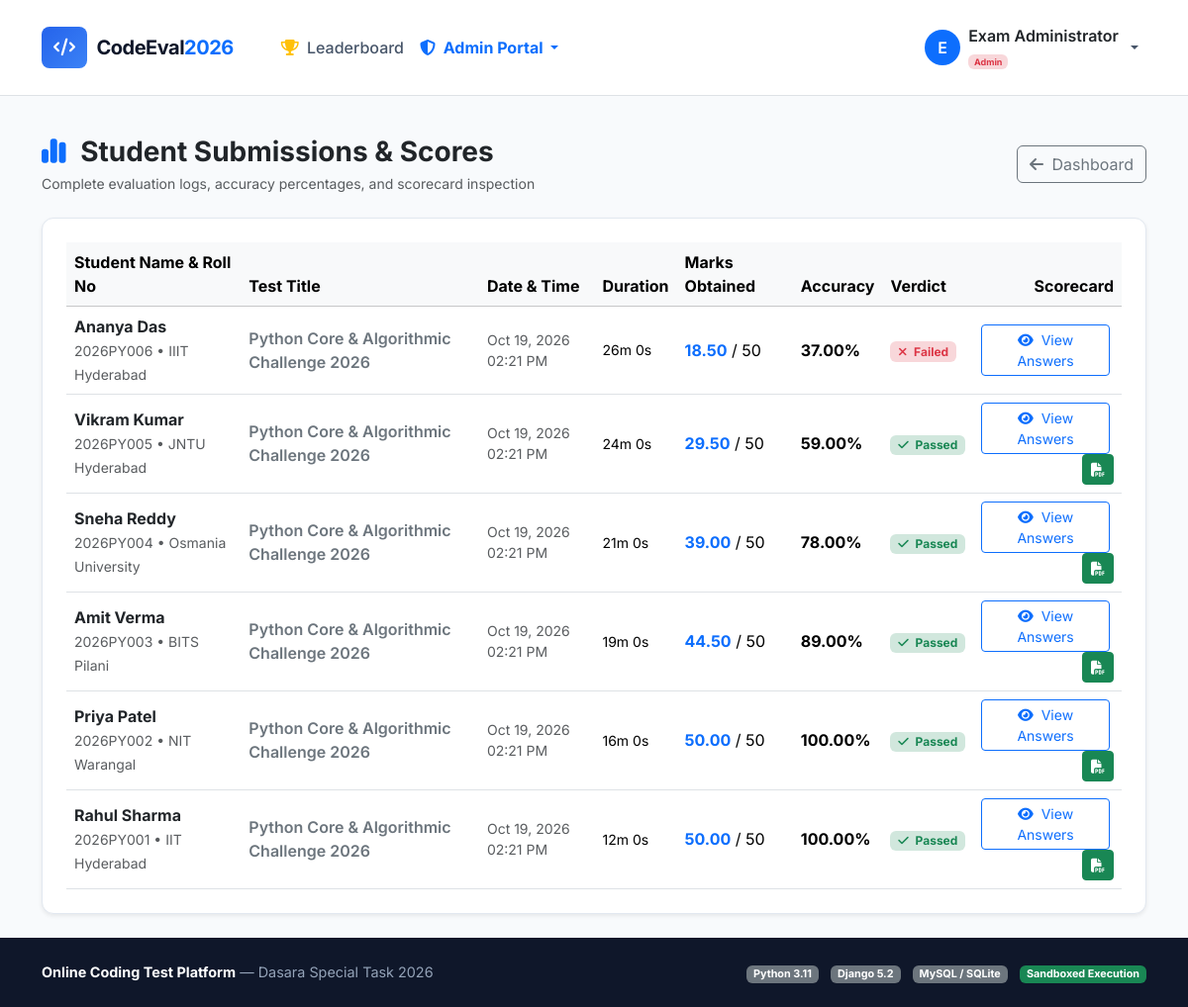
Before: /admin-portal/attempts/ (signed in) with the older database file.
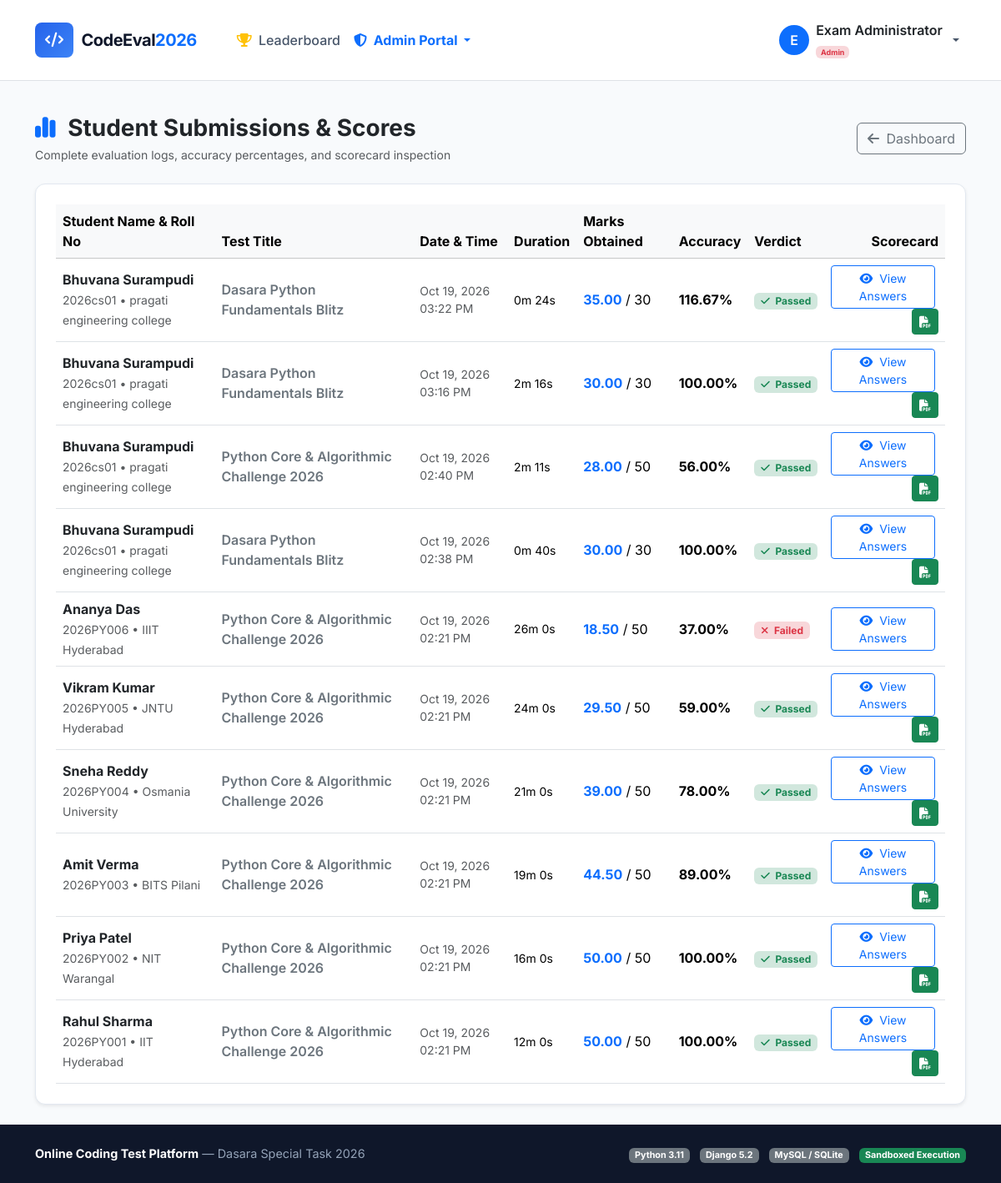
After: the same page with the newer database file.
### exam_portal/models.py (models this page shows, shortened)
class TestAttempt(models.Model):
    STATUS_CHOICES = (
        ('IN_PROGRESS', 'In Progress'),
        ('COMPLETED', 'Completed'),
        ('TIMED_OUT', 'Timed Out'),
    )
    id = models.UUIDField(primary_key=True, default=uuid.uuid4, editable=False)
    student = models.ForeignKey(Student, on_delete=models.CASCADE, related_name='attempts')
    test = models.ForeignKey(Test, on_delete=models.CASCADE, related_name='attempts')
    started_at = models.DateTimeField(auto_now_add=True)
    completed_at = models.DateTimeField(null=True, blank=True)
    status = models.CharField(max_length=20, choices=STATUS_CHOICES, default='IN_PROGRESS')
    score = models.DecimalField(max_digits=6, decimal_places=2, default=0.00)
    total_possible = models.PositiveIntegerField(default=0)
    percentage = models.DecimalField(max_digits=5, decimal_places=2, default=0.00)
    is_passed = models.BooleanField(default=False)
    time_taken_seconds = models.PositiveIntegerField(default=0)
    question_order = models.JSONField(default=list, blank=True)
    class Meta:
        ordering = ['-started_at']

class Student(models.Model):
    user = models.OneToOneField(User, on_delete=models.CASCADE, related_name='student_profile')
    roll_number = models.CharField(max_length=50, unique=True)
    phone = models.CharField(max_length=20, blank=True, null=True)
    college = models.CharField(max_length=150, blank=True, default='Engineering & Tech College')
    department = models.CharField(max_length=100, blank=True, default='Computer Science')
    avatar = models.ImageField(upload_to='avatars/', blank=True, null=True)
    created_at = models.DateTimeField(auto_now_add=True)

class Test(models.Model):
    title = models.CharField(max_length=200)
    slug = models.SlugField(max_length=220, unique=True, blank=True)
    description = models.TextField(help_text="Detailed instructions and topics covered")
    duration_minutes = models.PositiveIntegerField(default=30, help_text="Duration in minutes")
    total_marks = models.PositiveIntegerField(default=100)
    pass_marks = models.PositiveIntegerField(default=40)
    negative_marking = models.BooleanField(default=False, help_text="Enable penalty for wrong answers")
    negative_mark_value = models.DecimalField(max_digits=4, decimal_places=2, default=0.25,
                                             help_text="Marks deducted per wrong answer")
    randomize_questions = models.BooleanField(default=True, help_text="Randomize question sequence for each student")
    allow_multiple_attempts = models.BooleanField(default=False, help_text="If false, prevents re-taking the test")
    is_active = models.BooleanField(default=True, help_text="Visible for students to take")
    created_by = models.ForeignKey(User, on_delete=models.SET_NULL, null=True, blank=True, related_name='created_tests')
    created_at = models.DateTimeField(auto_now_add=True)
    updated_at = models.DateTimeField(auto_now=True)
    class Meta:
        ordering = ['-created_at']

### exam_portal/views.py (the view)
# urls.py: path('admin-portal/attempts/', views.admin_attempts_list, name='admin_attempts_list'),
@user_passes_test(is_admin_or_staff)
def admin_attempts_list(request):
    attempts = TestAttempt.objects.select_related('student__user', 'test').order_by('-started_at')
    return render(request, 'exam_portal/admin/attempts_list.html', {'attempts': attempts})

### exam_portal/templatetags/dict_tags.py (called while the page is built)
@register.filter(name='format_seconds')
def format_seconds(seconds):
    try:
        sec = int(seconds)
        mins = sec // 60
        remaining_sec = sec % 60
        return f"{mins}m {remaining_sec}s"
    except (ValueError, TypeError):
        return "0s"

### exam_portal/views.py (called while the page is built)
def is_admin_or_staff(user):
    return user.is_authenticated and (user.is_staff or user.is_superuser)

### templates/exam_portal/admin/attempts_list.html (shortened to what this page needs)
{% extends 'exam_portal/base.html' %}
{% load dict_tags %}
{% block content %}
<div class="container py-4">
    <div class="d-flex flex-wrap justify-content-between align-items-center gap-3 mb-4">
        <div>
            <h3 class="fw-bold text-dark mb-1">
                <i class="fa-solid fa-chart-simple text-primary me-2"></i> Student Submissions & Scores
            </h3>
            <p class="text-muted small mb-0">Complete evaluation logs, accuracy percentages, and scorecard inspection</p>
        </div>
        <a href="{% url 'admin_dashboard' %}" class="btn btn-outline-secondary">
            <i class="fa-solid fa-arrow-left me-1"></i> Dashboard
        </a>
    </div>
    <div class="card card-custom p-4 shadow-sm">
        <div class="table-responsive">
            <table class="table table-hover align-middle mb-0">
                <thead class="table-light">
                    <tr>
                        <th>Student Name & Roll No</th>
                        <th>Test Title</th>
                        <th>Date & Time</th>
                        <th>Duration</th>
                        <th>Marks Obtained</th>
                        <th>Accuracy</th>
                        <th>Verdict</th>
                        <th class="text-end">Scorecard</th>
                    </tr>
                </thead>
                <tbody>
                    {% for att in attempts %}
                    <tr>
                        <td>
                            <strong class="text-dark d-block">{{ att.student.user.get_full_name|default:att.student.user.username }}</strong>
                            <small class="text-muted">{{ att.student.roll_number }} &bull; {{ att.student.college }}</small>
                        </td>
                        <td>
                            <span class="fw-semibold text-secondary">{{ att.test.title }}</span>
                        </td>
                        <td class="text-muted small">
                            {{ att.started_at|date:"M d, Y h:i A" }}
                        </td>
                        <td class="small">
                            {{ att.time_taken_seconds|format_seconds }}
                        </td>
                        <td>
                            <strong class="text-primary">{{ att.score }}</strong> / {{ att.total_possible }}
                        </td>
                        <td>
                            <span class="fw-bold">{{ att.percentage }}%</span>
                        </td>
                        <td>
                            {% if att.status == 'IN_PROGRESS' %}
                            <span class="badge bg-warning text-dark">In Progress</span>
                            {% elif att.is_passed %}
                            <span class="badge bg-success-subtle text-success"><i class="fa-solid fa-check me-1"></i> Passed</span>
                            {% else %}
                            <span class="badge bg-danger-subtle text-danger"><i class="fa-solid fa-xmark me-1"></i> Failed</span>
                            {% endif %}
                        </td>
                        <td class="text-end">
                            <a href="{% url 'test_result' att.id %}" class="btn btn-sm btn-outline-primary me-1">
                                <i class="fa-solid fa-eye me-1"></i> View Answers
                            </a>
                            {% if att.is_passed %}
                            <a href="{% url 'download_certificate' att.id %}" class="btn btn-sm btn-success">
                                <i class="fa-solid fa-file-pdf"></i>
                            </a>
                            {% endif %}
                        </td>
                    </tr>
                    {% empty %}
                    <tr>
                        <td colspan="8" class="text-center py-4 text-muted">
                            No student test submissions recorded yet.
                        </td>
                    </tr>
                    {% endfor %}
                </tbody>
            </table>
        </div>
    </div>
</div>
{% endblock %}

### templates/exam_portal/base.html (shortened to what this page needs)
<!DOCTYPE html>
<html lang="en">
<head>
    <link href="https://cdn.jsdelivr.net/npm/bootstrap@5.3.3/dist/css/bootstrap.min.css" rel="stylesheet">
    <link rel="stylesheet" href="https://cdnjs.cloudflare.com/ajax/libs/font-awesome/6.5.1/css/all.min.css">
    <link rel="stylesheet" href="https://cdnjs.cloudflare.com/ajax/libs/highlight.js/11.9.0/styles/atom-one-dark.min.css">
</head>
<body>
    <nav class="navbar navbar-expand-lg navbar-light bg-white border-bottom sticky-top py-3">
        <div class="container">
            <a class="navbar-brand navbar-brand-custom" href="{% url 'home' %}">
                <span class="brand-icon"><i class="fa-solid fa-code"></i></span>
                <span>CodeEval<span class="text-primary">2026</span></span>
            </a>
            <div class="collapse navbar-collapse" id="navbarMain">
                <ul class="navbar-nav me-auto mb-2 mb-lg-0 ms-lg-4">
                    <li class="nav-item">
                        <a class="nav-link" href="{% url 'leaderboard' %}">
                            <i class="fa-solid fa-trophy text-warning me-1"></i> Leaderboard
                        </a>
                    </li>
                    {% if user.is_authenticated and user.is_staff %}
                    <li class="nav-item dropdown">
                        <a class="nav-link dropdown-toggle text-primary fw-bold" href="#" data-bs-toggle="dropdown">
                            <i class="fa-solid fa-shield-halved me-1"></i> Admin Portal
                        </a>
                    </li>
                    {% endif %}
                </ul>
                <ul class="navbar-nav ms-auto align-items-center">
                    {% if user.is_authenticated %}
                    <li class="nav-item dropdown">
                        <a class="nav-link dropdown-toggle d-flex align-items-center gap-2" href="#" data-bs-toggle="dropdown">
                            <div class="rounded-circle bg-primary text-white d-flex align-items-center justify-content-center" style="width:36px; height:36px; font-weight:600;">
                                {{ user.first_name|default:user.username|slice:":1"|upper }}
                            </div>
                            <div class="text-start d-none d-sm-block">
                                <span class="d-block fw-semibold text-dark">{{ user.get_full_name|default:user.username }}</span>
                                <small class="text-muted" style="font-size: 0.75rem;">
                                    {% if user.is_staff %}<span class="badge bg-danger-subtle text-danger">Admin</span>{% else %}<span class="badge bg-primary-subtle text-primary">Student</span>{% endif %}
                                </small>
                            </div>
                        </a>
                    </li>
                    {% endif %}
                </ul>
            </div>
        </div>
    </nav>
    <main class="flex-grow-1">
        {% block content %}{% endblock %}
    </main>
    <footer>
        <div class="container text-center">
            <div class="row align-items-center">
                <div class="col-md-6 text-md-start mb-2 mb-md-0">
                    <span class="fw-bold text-white">Online Coding Test Platform</span> &mdash; Dasara Special Task 2026
                </div>
                <div class="col-md-6 text-md-end">
                    <span class="badge bg-secondary me-2">Python 3.11</span>
                    <span class="badge bg-secondary me-2">Django 5.2</span>
                    <span class="badge bg-secondary me-2">MySQL / SQLite</span>
                    <span class="badge bg-success">Sandboxed Execution</span>
                </div>
            </div>
        </div>
    </footer>
</body>
</html>

### templates/exam_portal/base.html (style rules this page uses)
:root { --primary: #2563eb; --primary-dark: #1d4ed8; --secondary: #0f172a; --accent: #f59e0b; --success: #10b981; --danger: #ef4444; --bg-light: #f8fafc; --card-border: #e2e8f0; }
body { font-family: 'Inter', sans-serif; background-color: var(--bg-light); color: #1e293b; min-height: 100vh; display: flex; flex-direction: column; }
.navbar-brand-custom { font-weight: 700; letter-spacing: -0.5px; color: #0f172a !important; display: flex; align-items: center; gap: 10px; }
.navbar-brand-custom .brand-icon { background: linear-gradient(135deg, #2563eb, #3b82f6); color: white; padding: 8px 12px; border-radius: 8px; font-size: 1.1rem; }
.nav-link { font-weight: 500; color: #475569; transition: color 0.2s; }
.card-custom { background: #ffffff; border: 1px solid var(--card-border); border-radius: 12px; box-shadow: 0 1px 3px 0 rgb(0 0 0 / 0.05); transition: transform 0.2s, box-shadow 0.2s; }
footer { margin-top: auto; background: #0f172a; color: #94a3b8; padding: 24px 0; font-size: 0.9rem; }

Changed rows visible on the page:
added TestAttempt: student.user.get_full_name "Bhuvana Surampudi", student.roll_number "2026cs01", student.college "pragati engineering college", test "Dasara Python Fundamentals Blitz", started_at "Oct 19, 2026 03:22 PM", time_taken_seconds "0m 24s", score "35.00", total_possible "30", percentage "116.67", status "COMPLETED" (drawn), is_passed True (drawn)
added TestAttempt: student.user.get_full_name "Bhuvana Surampudi", student.roll_number "2026cs01", student.college "pragati engineering college", test "Dasara Python Fundamentals Blitz", started_at "Oct 19, 2026 03:16 PM", time_taken_seconds "2m 16s", score "30.00", total_possible "30", percentage "100.00", status "COMPLETED" (drawn), is_passed True (drawn)
added TestAttempt: student.user.get_full_name "Bhuvana Surampudi", student.roll_number "2026cs01", student.college "pragati engineering college", test "Python Core & Algorithmic Challenge 2026", started_at "Oct 19, 2026 02:40 PM", time_taken_seconds "2m 11s", score "28.00", total_possible "50", percentage "56.00", status "COMPLETED" (drawn), is_passed True (drawn)
added TestAttempt: student.user.get_full_name "Bhuvana Surampudi", student.roll_number "2026cs01", student.college "pragati engineering college", test "Dasara Python Fundamentals Blitz", started_at "Oct 19, 2026 02:38 PM", time_taken_seconds "0m 40s", score "30.00", total_possible "30", percentage "100.00", status "COMPLETED" (drawn), is_passed True (drawn)
